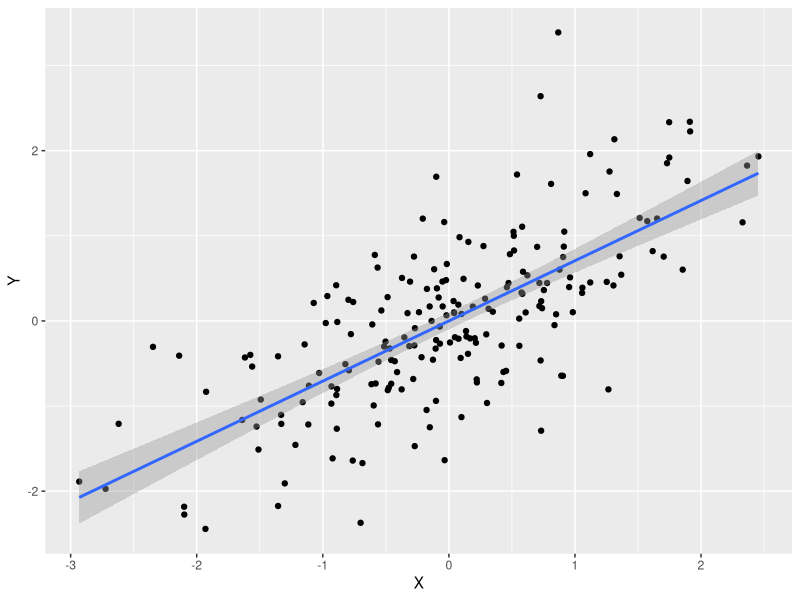
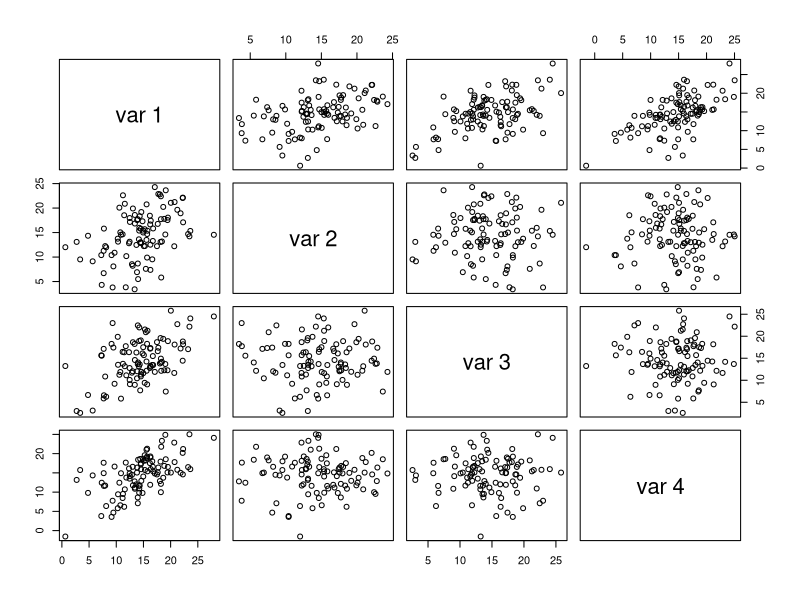
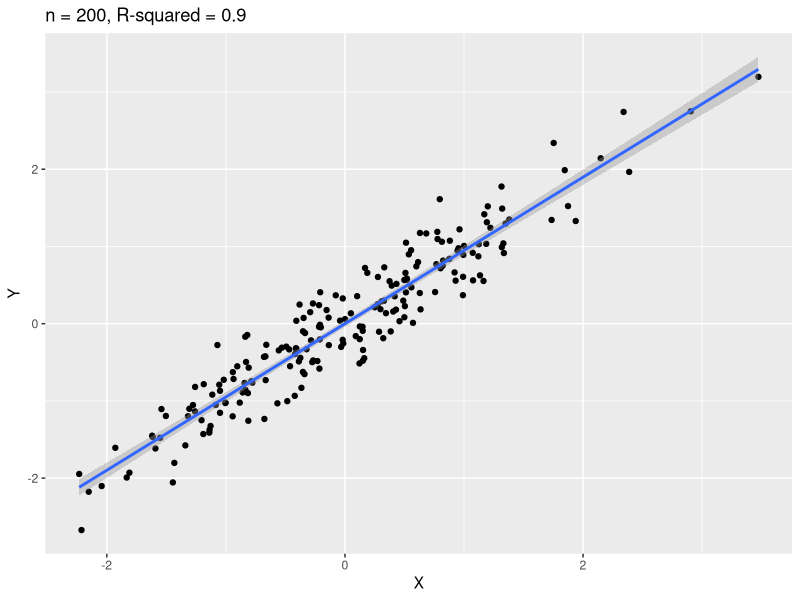

The R script that drew these images, in order:
## ---- chunk 1
knitr::opts_chunk$set(echo = TRUE)
## ---- chunk 2
library('MASS')
# tidyverse
library(tidyverse)
library(glue)
## ---- chunk 3
samples = 200
#r = 0.95
r = sqrt(0.5)
r

data = mvrnorm(n=samples, mu=c(0, 0), Sigma=matrix(c(1, r, r, 1), nrow=2), empirical=TRUE)
X = data[, 1]  # standard normal (mu=0, sd=1)
Y = data[, 2]  # standard normal (mu=0, sd=1)

cor(X, Y)  # yay!
cor(X*0.01 + 42, Y*3 - 1)  # Linear transformations of X and Y won't change r.
## ---- chunk 4

df_data <- as_tibble(cbind(X, Y))

summary(lm(Y ~ X, df_data))

ggplot(df_data, aes(x = X, y = Y)) +
  geom_point() +
  geom_smooth(method = "lm")
## ---- chunk 5
# create the initial x variable
x1 <- rnorm(100, 15, 5)

# x2, x3, and x4 in a matrix, these will be modified to meet thecriteria
x234 <- scale(matrix( rnorm(300), ncol=3 ))

# put all into 1 matrix for simplicity
x1234 <- cbind(scale(x1),x234)

# find the current correlation matrix
c1 <- var(x1234)

# cholesky decomposition to get independence
chol1 <- solve(chol(c1))

newx <-  x1234 %*% chol1 

# check that we have independence and x1 unchanged
zapsmall(cor(newx))
all.equal( x1234[,1], newx[,1] )

# create new correlation structure (zeros can be replaced with other rvals)
newc <- matrix( 
c(1  , 0.4, 0.5, 0.6, 
  0.4, 1  , 0  , 0  ,
  0.5, 0  , 1  , 0  ,
  0.6, 0  , 0  , 1  ), ncol=4 )

# check that it is positive definite
eigen(newc)

chol2 <- chol(newc)

finalx <- newx %*% chol2 * sd(x1) + mean(x1)

# verify success
mean(x1)
colMeans(finalx)

sd(x1)
apply(finalx, 2, sd)

zapsmall(cor(finalx))
pairs(finalx)

all.equal(x1, finalx[,1])


## ---- chunk 6
# function

samples <- 10
r_square <- 0.9

correlated <- function(samples, r_square){
  r = sqrt(r_square)
  data <- mvrnorm(n=samples, 
                 mu=c(0, 0), 
                 Sigma=matrix(c(1, r, r, 1), nrow=2), 
                 empirical=TRUE)
  data <- as_tibble(data) %>% 
    rename(X = V1,
           Y = V2)
  
}


## ---- chunk 7

sample <- 200
r_squared <- 0.9

df_data <- correlated(sample, r_squared)

summary(lm(Y ~ X, df_data))

ggplot(df_data, aes(x = X, y = Y)) +
  geom_point() +
  geom_smooth(method = "lm") +
  labs(title = glue('n = {sample}, R-squared = {r_squared}'))

